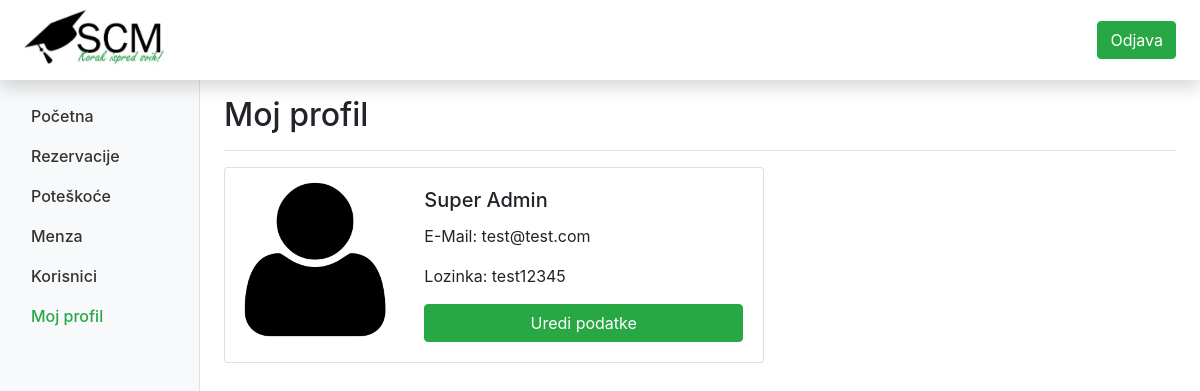
The page /moj_profil.php (signed in) on the database its author committed.
### tables this page shows
CREATE TABLE IF NOT EXISTS `korisnici` (
  `id` int(11) NOT NULL AUTO_INCREMENT,
  `type` int(11) NOT NULL,
  `email` varchar(100) NOT NULL,
  `password` varchar(1000) NOT NULL,
  `name` varchar(500) NOT NULL,
  PRIMARY KEY (`id`)
);

### moj_profil.php (the view, shortened to what this page needs)
<?php
  include_once 'inc/konekcija.php';
?>
<!doctype html>
<html lang="en">
  <head>
    <?php include_once 'inc/zaglavlje.php';?>
  </head>
  <body>
    <?php include_once 'inc/navigacija.php';?>
    <div class="container-fluid">
      <div class="row">
        <?php include_once 'inc/izbornik.php';?>
        <main role="main" class="col-md-9 ml-sm-auto col-lg-10 px-md-4">
          <div class="d-flex justify-content-between flex-wrap flex-md-nowrap align-items-center pt-3 pb-2 mb-3 border-bottom">
            <h1 class="h2">Moj profil</h1>
          </div>
          <div class="card mb-3" style="max-width: 540px;">
            <div class="row no-gutters">
              <div class="col-md-4">
                <img src="img/korisnik.png" class="card-img img-fluid" alt="...">
              </div>
              <div class="col-md-8">
                <div class="card-body">
                  <?php
                    $sql = "SELECT * FROM korisnici WHERE id = {$_SESSION["id"]}";
                    $result = mysqli_query($conn, $sql);
                    if (mysqli_num_rows($result) > 0) {
                      while($row = mysqli_fetch_assoc($result)) {
                        $ime = $row["name"];
                        $email = $row["email"];
                        $lozinka = $row["password"];
                      }
                    }
                  ?>
                  <h5 class="card-title"><?php echo $ime; ?></h5>
                  <p class="card-text">E-Mail: <?php echo $email; ?></p>
                  <p class="card-text">Lozinka: <?php echo $lozinka; ?></p>
                  <a class="btn btn-success btn-block" href="uredi_korisnika.php?id=<?php echo $_SESSION["id"]; ?>&url=moj_profil.php">Uredi podatke</a>
                </div>
              </div>
            </div>
          </div>
        </main>
      </div>
    </div>
  </body>
</html>

### rows shown on the page
korisnici: name "Super Admin", email "test@test.com", password "test12345"
